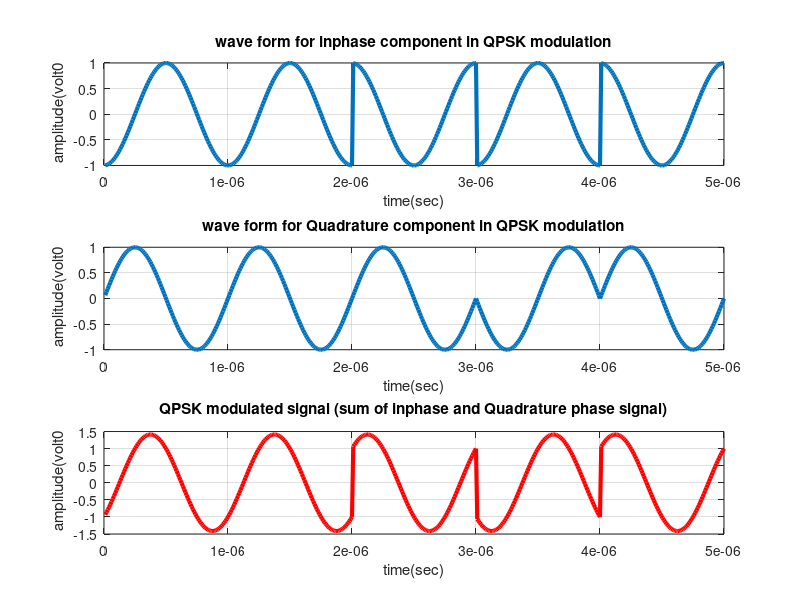

Write the MATLAB code that produced this figure.
%XXXXXXXXXXXXXXXXXXXXXXXXXXXXXXXXXXXXXXXXXXXXXXXXXXXXXXXXXXXXXXXXXXXXXXXXXX
%XXXX QPSK Modulation and Demodulation without consideration of noise XXXXX
%XXXXXXXXXXXXXXXXXXXXXXXXXXXXXXXXXXXXXXXXXXXXXXXXXXXXXXXXXXXXXXXXXXXXXXXXXX
clc;
clear all;
close all;
data=[0  1 0 1 1 1 0 0 1 1]; % information
%Number_of_bit=1024;
%data=randint(Number_of_bit,1);
data_NZR=2*data-1; % Data Represented at NZR form for QPSK modulation
s_p_data=reshape(data_NZR,2,length(data)/2);  % S/P convertion of data
br=10.^6; %Let us transmission bit rate  1000000
f=br; % minimum carrier frequency
T=1/br; % bit duration
t=T/99:T/99:T; % Time vector for one bit information

% XXXXXXXXXXXXXXXXXXXXXXX QPSK modulatio  XXXXXXXXXXXXXXXXXXXXXXXXXXXXXXXXX
y=[];
y_in=[];
y_qd=[];
for(i=1:length(data)/2)
    y1=s_p_data(1,i)*cos(2*pi*f*t); % inphase component
    y2=s_p_data(2,i)*sin(2*pi*f*t) ;% Quadrature component
    y_in=[y_in y1]; % inphase signal vector
    y_qd=[y_qd y2]; %quadrature signal vector
    y=[y y1+y2]; % modulated signal vector
end
Tx_sig=y; % transmitting signal after modulation
tt=T/99:T/99:(T*length(data))/2;
figure(2)
subplot(3,1,1);
plot(tt,y_in,'linewidth',3), grid on;
title(' wave form for inphase component in QPSK modulation ');
xlabel('time(sec)');
ylabel(' amplitude(volt0');
subplot(3,1,2);
plot(tt,y_qd,'linewidth',3), grid on;
title(' wave form for Quadrature component in QPSK modulation ');
xlabel('time(sec)');
ylabel(' amplitude(volt0');
subplot(3,1,3);
plot(tt,Tx_sig,'r','linewidth',3), grid on;
title('QPSK modulated signal (sum of inphase and Quadrature phase signal)');
xlabel('time(sec)');
ylabel(' amplitude(volt0');